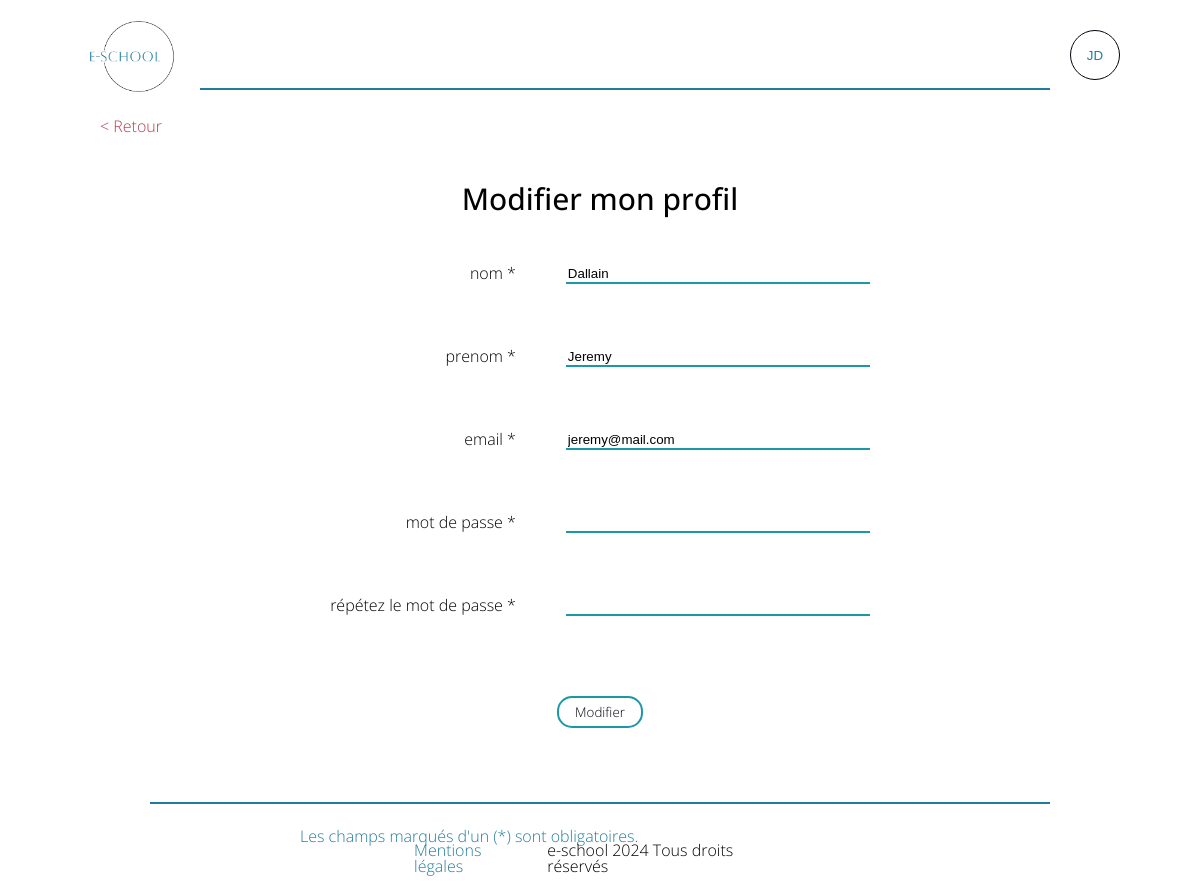
/index.php?controller=accueil&action=profil&id=7 (signed in), run on the app's committed database.
### tables this page shows
CREATE TABLE `users` (
  `id_user` int NOT NULL,
  `nom` varchar(100) NOT NULL,
  `prenom` varchar(100) NOT NULL,
  `email` varchar(200) NOT NULL,
  `mdp` varchar(250) NOT NULL,
  `profil` varchar(50) NOT NULL
);

### controllers/accueil_controller.php (called while the page is built, shortened)
<?php
    class AccueilController{
        public function profil() {
            $selectProfil = Admin::selectEtudiant($_GET['id']);
            require_once('views/etudiant/profil.php');
        }
    }
?>

### index.php (called while the page is built, shortened)
<?php
  require_once('views/layout.php');
?>

### models/admin.php (called while the page is built, shortened)
<?php
class Admin {
    public function __construct($id_user, $nom, $prenom, $email, $password, $profil) {
      $this->id_user = $id_user;
      $this->nom = $nom;
      $this->prenom = $prenom;
      $this->email = $email;
    }
    public static function selectEtudiant($id){
        $db = Db::getInstance();
        $id = intval($_GET['id']);
        $query = $db->prepare('SELECT * FROM users WHERE id_user = :id');
        $query->execute(['id' => $id]);
       foreach($query->fetchAll() as $eleve) {
        $item = new Admin($eleve['id_user'], $eleve['nom'], $eleve['prenom'], $eleve['email'], $eleve['mdp'], $eleve['profil']);
        }
       return $item;
    }
}

### views/etudiant/profil.php (the view)
<?php session_start();
require_once('views/admin/header.php');?>
<main class="main">
    <?php if($_SESSION['profil'] == 'administrateur'){?>
    <a class="button-retour" href="?controller=admin&action=index">&#60; Retour</a>
    <?php } elseif($_SESSION['profil'] == 'formateur') { ?>
    <a class="button-retour" href="?controller=cours&action=index">&#60; Retour</a>
    <?php } else { ?>
    <a class="button-retour" href="?controller=assigne&action=index">&#60; Retour</a>
    <?php } ?>
    <h1>Modifier mon profil</h1>
        <div class="connect">
            <form action="index.php?controller=accueil&action=modifyProfil&id=<?=$selectProfil->id_user?>" method="post">
                <div class="form-content">
                    <div class="form-label">
                        <label for="nom">nom *</label>
                        <input type="text" name="nom" required="required" value="<?php echo $selectProfil->nom?>">
                    </div>
                    <div class="form-label">
                        <label for="prenom">prenom *</label>
                        <input type="text" name="prenom" required="required" value="<?php echo $selectProfil->prenom?>">
                    </div>
                    <div class="form-label">
                        <label for="mail">email *</label>
                        <input type="email" name="mail" required="required" value="<?php echo $selectProfil->email?>">
                    </div>
                    <div class="form-label">
                        <label for="mdp">mot de passe *</label>
                        <input type="password" name="mdp" required="required">
                    </div>
                    <div class="form-label">
                        <label for="mdp2">répétez le mot de passe *</label>
                        <input type="password" name="mdp2" required="required">
                    </div>
                </div>
                <div class="form-submit">
                    <input class="form-button"type="submit" value="Modifier"/>
                </div>
            </form>
        <div class="form-explain">
            <p>Les champs marqués d'un (*) sont obligatoires.</p>
        </div>
    </div>

### styles/style.css (style rules this page uses)
html, body, div, span, applet, object, iframe, h1, h2, h3, h4, h5, h6, p, blockquote, pre, a, abbr, acronym, address, big, cite, code, del, dfn, em, img, ins, kbd, q, s, samp, small, strike, strong, sub, sup, tt, var, b, u, i, center, dl, dt, dd, ol, ul, li, fieldset, form, label, legend, table, caption, tbody, tfoot, thead, tr, th, td, article, aside, canvas, details, embed, figure, figcaption, footer, header, hgroup, menu, nav, output, ruby, section, summary, time, mark, audio, video { margin: 0; padding: 0; border: 0; font-size: 100%; font: inherit; vertical-align: baseline; }
body { line-height: 1; }
h1 { font-family: "Open Sans", sans-serif; font-weight: 500; font-style: normal; font-variation-settings: "wdth" 100; font-size: 30px; margin: 50px 50px 100px; }
.button-retour { text-decoration: none; color: #b33951; align-self: flex-start; margin: 20px auto auto 100px; }
.connect { width: 50vw; height: 60vh; display: flex; flex-direction: column; align-items: center; justify-content: center; gap: 100px; }
.form-content, .form-content2 { display: flex; flex-direction: column; align-items: flex-end; box-sizing: border-box; gap: 8vh; }
.form-label { display: flex; gap: 50px; }
.form-label input { width: 300px; border: 0; border-bottom: 2px solid rgb(27, 151, 165); }
.form-submit { display: flex; justify-content: center; margin-top: 5rem; }
.form-button { font-family: "Open Sans", sans-serif; font-weight: 300; font-style: normal; font-variation-settings: "wdth" 100; color: rgb(7, 2, 13); background-color: transparent; border: 2px solid rgb(27, 151, 165); border-radius: 15px; padding: 5px 3%; cursor: pointer; }
.form-explain { color: rgb(34, 124, 157); align-self: flex-start; }
.main { display: flex; flex-direction: column; align-items: center; font-family: "Open Sans", sans-serif; font-weight: 300; font-style: normal; font-variation-settings: "wdth" 100; }

### data on the page
users: nom "Dallain", prenom "Jeremy", mail "jeremy@mail.com"

### other printed values
substr($_SESSION['prenom'],0,1) "J"
substr($_SESSION['nom'],0,1) "D"
